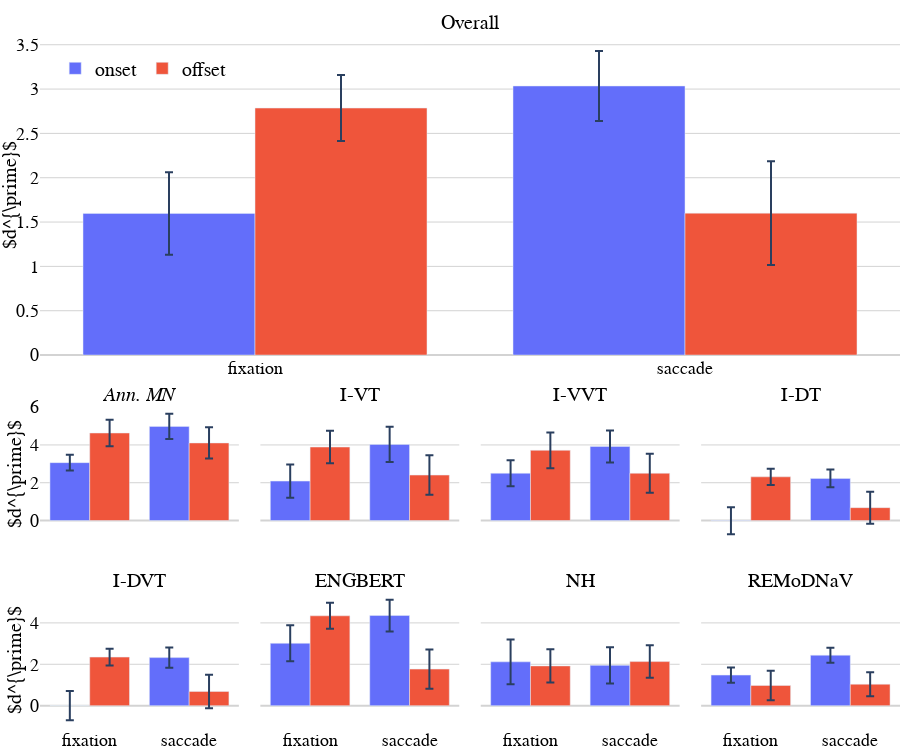

Notebook code for this chart:
### Code cell
fig_ra = multiple_bar_plots(metrics, METRIC, "RA", show_other_annotator=True)
fig_ra.update_layout(
    title=None,
    width=W, height=H,

    # update yaxis titles:
    yaxis_title=yaxis_title, yaxis2_title=yaxis_title, yaxis6_title=yaxis_title,
)

fig_ra.write_image(os.path.join(FIGURES_DIR, f"{FILE_NAME_FORMAT % (1, "RA")}.png"), scale=3)
# fig_ra.write_json(os.path.join(FIGURES_DIR, f"{NAME}.json"), indent=4)
fig_ra.show()

### Figure 1 — Plotly figure (JSON) as saved in the notebook; plotly's stock layout.template omitted (floating-point values rounded to 4 significant figures)
{"data": [{"alignmentgroup": "True", "error_y": {"array": [0.4166, 0.6732]}, "hovertemplate": "channel_type=onset<br>Event Type=%{x}<br>Mean=%{y}<extra></extra>", "legendgroup": "onset", "marker": {"color": "#636efa", "pattern": {"shape": ""}}, "name": "onset", "offsetgroup": "onset", "orientation": "v", "showlegend": false, "textposition": "auto", "x": ["fixation", "saccade"], "xaxis": "x2", "y": [3.064, 4.982], "yaxis": "y2", "type": "bar"}, {"alignmentgroup": "True", "error_y": {"array": [0.6981, 0.8292]}, "hovertemplate": "channel_type=offset<br>Event Type=%{x}<br>Mean=%{y}<extra></extra>", "legendgroup": "offset", "marker": {"color": "#EF553B", "pattern": {"shape": ""}}, "name": "offset", "offsetgroup": "offset", "orientation": "v", "showlegend": false, "textposition": "auto", "x": ["fixation", "saccade"], "xaxis": "x2", "y": [4.631, 4.105], "yaxis": "y2", "type": "bar"}, {"alignmentgroup": "True", "error_y": {"array": [0.8787, 0.9305]}, "hovertemplate": "channel_type=onset<br>Event Type=%{x}<br>Mean=%{y}<extra></extra>", "legendgroup": "onset", "marker": {"color": "#636efa", "pattern": {"shape": ""}}, "name": "onset", "offsetgroup": "onset", "orientation": "v", "showlegend": false, "textposition": "auto", "x": ["fixation", "saccade"], "xaxis": "x3", "y": [2.087, 4.028], "yaxis": "y3", "type": "bar"}, {"alignmentgroup": "True", "error_y": {"array": [0.8649, 1.043]}, "hovertemplate": "channel_type=offset<br>Event Type=%{x}<br>Mean=%{y}<extra></extra>", "legendgroup": "offset", "marker": {"color": "#EF553B", "pattern": {"shape": ""}}, "name": "offset", "offsetgroup": "offset", "orientation": "v", "showlegend": false, "textposition": "auto", "x": ["fixation", "saccade"], "xaxis": "x3", "y": [3.889, 2.405], "yaxis": "y3", "type": "bar"}, {"alignmentgroup": "True", "error_y": {"array": [0.6896, 0.8483]}, "hovertemplate": "channel_type=onset<br>Event Type=%{x}<br>Mean=%{y}<extra></extra>", "legendgroup": "onset", "marker": {"color": "#636efa", "pattern": {"shape": ""}}, "name": "onset", "offsetgroup": "onset", "orientation": "v", "showlegend": false, "textposition": "auto", "x": ["fixation", "saccade"], "xaxis": "x4", "y": [2.501, 3.921], "yaxis": "y4", "type": "bar"}, {"alignmentgroup": "True", "error_y": {"array": [0.9492, 1.03]}, "hovertemplate": "channel_type=offset<br>Event Type=%{x}<br>Mean=%{y}<extra></extra>", "legendgroup": "offset", "marker": {"color": "#EF553B", "pattern": {"shape": ""}}, "name": "offset", "offsetgroup": "offset", "orientation": "v", "showlegend": false, "textposition": "auto", "x": ["fixation", "saccade"], "xaxis": "x4", "y": [3.715, 2.501], "yaxis": "y4", "type": "bar"}, {"alignmentgroup": "True", "error_y": {"array": [0.7171, 0.4719]}, "hovertemplate": "channel_type=onset<br>Event Type=%{x}<br>Mean=%{y}<extra></extra>", "legendgroup": "onset", "marker": {"color": "#636efa", "pattern": {"shape": ""}}, "name": "onset", "offsetgroup": "onset", "orientation": "v", "showlegend": false, "textposition": "auto", "x": ["fixation", "saccade"], "xaxis": "x5", "y": [-0.01311, 2.228], "yaxis": "y5", "type": "bar"}, {"alignmentgroup": "True", "error_y": {"array": [0.429, 0.8471]}, "hovertemplate": "channel_type=offset<br>Event Type=%{x}<br>Mean=%{y}<extra></extra>", "legendgroup": "offset", "marker": {"color": "#EF553B", "pattern": {"shape": ""}}, "name": "offset", "offsetgroup": "offset", "orientation": "v", "showlegend": false, "textposition": "auto", "x": ["fixation", "saccade"], "xaxis": "x5", "y": [2.312, 0.6804], "yaxis": "y5", "type": "bar"}, {"alignmentgroup": "True", "error_y": {"array": [0.7086, 0.4927]}, "hovertemplate": "channel_type=onset<br>Event Type=%{x}<br>Mean=%{y}<extra></extra>", "legendgroup": "onset", "marker": {"color": "#636efa", "pattern": {"shape": ""}}, "name": "onset", "offsetgroup": "onset", "orientation": "v", "showlegend": false, "textposition": "auto", "x": ["fixation", "saccade"], "xaxis": "x6", "y": [0.0002573, 2.323], "yaxis": "y6", "type": "bar"}, {"alignmentgroup": "True", "error_y": {"array": [0.4014, 0.8128]}, "hovertemplate": "channel_type=offset<br>Event Type=%{x}<br>Mean=%{y}<extra></extra>", "legendgroup": "offset", "marker": {"color": "#EF553B", "pattern": {"shape": ""}}, "name": "offset", "offsetgroup": "offset", "orientation": "v", "showlegend": false, "textposition": "auto", "x": ["fixation", "saccade"], "xaxis": "x6", "y": [2.347, 0.6843], "yaxis": "y6", "type": "bar"}, {"alignmentgroup": "True", "error_y": {"array": [0.8703, 0.7685]}, "hovertemplate": "channel_type=onset<br>Event Type=%{x}<br>Mean=%{y}<extra></extra>", "legendgroup": "onset", "marker": {"color": "#636efa", "pattern": {"shape": ""}}, "name": "onset", "offsetgroup": "onset", "orientation": "v", "showlegend": false, "textposition": "auto", "x": ["fixation", "saccade"], "xaxis": "x7", "y": [3.014, 4.357], "yaxis": "y7", "type": "bar"}, {"alignmentgroup": "True", "error_y": {"array": [0.6283, 0.9495]}, "hovertemplate": "channel_type=offset<br>Event Type=%{x}<br>Mean=%{y}<extra></extra>", "legendgroup": "offset", "marker": {"color": "#EF553B", "pattern": {"shape": ""}}, "name": "offset", "offsetgroup": "offset", "orientation": "v", "showlegend": false, "textposition": "auto", "x": ["fixation", "saccade"], "xaxis": "x7", "y": [4.343, 1.766], "yaxis": "y7", "type": "bar"}, {"alignmentgroup": "True", "error_y": {"array": [1.078, 0.8762]}, "hovertemplate": "channel_type=onset<br>Event Type=%{x}<br>Mean=%{y}<extra></extra>", "legendgroup": "onset", "marker": {"color": "#636efa", "pattern": {"shape": ""}}, "name": "onset", "offsetgroup": "onset", "orientation": "v", "showlegend": false, "textposition": "auto", "x": ["fixation", "saccade"], "xaxis": "x8", "y": [2.118, 1.948], "yaxis": "y8", "type": "bar"}, {"alignmentgroup": "True", "error_y": {"array": [0.8008, 0.7855]}, "hovertemplate": "channel_type=offset<br>Event Type=%{x}<br>Mean=%{y}<extra></extra>", "legendgroup": "offset", "marker": {"color": "#EF553B", "pattern": {"shape": ""}}, "name": "offset", "offsetgroup": "offset", "orientation": "v", "showlegend": false, "textposition": "auto", "x": ["fixation", "saccade"], "xaxis": "x8", "y": [1.921, 2.13], "yaxis": "y8", "type": "bar"}, {"alignmentgroup": "True", "error_y": {"array": [0.3725, 0.3624]}, "hovertemplate": "channel_type=onset<br>Event Type=%{x}<br>Mean=%{y}<extra></extra>", "legendgroup": "onset", "marker": {"color": "#636efa", "pattern": {"shape": ""}}, "name": "onset", "offsetgroup": "onset", "orientation": "v", "showlegend": false, "textposition": "auto", "x": ["fixation", "saccade"], "xaxis": "x9", "y": [1.477, 2.439], "yaxis": "y9", "type": "bar"}, {"alignmentgroup": "True", "error_y": {"array": [0.7077, 0.5835]}, "hovertemplate": "channel_type=offset<br>Event Type=%{x}<br>Mean=%{y}<extra></extra>", "legendgroup": "offset", "marker": {"color": "#EF553B", "pattern": {"shape": ""}}, "name": "offset", "offsetgroup": "offset", "orientation": "v", "showlegend": false, "textposition": "auto", "x": ["fixation", "saccade"], "xaxis": "x9", "y": [0.9737, 1.036], "yaxis": "y9", "type": "bar"}, {"alignmentgroup": "True", "error_y": {"array": [0.4653, 0.3946]}, "hovertemplate": "channel_type=onset<br>Event Type=%{x}<br>Mean=%{y}<extra></extra>", "legendgroup": "onset", "marker": {"color": "#636efa", "pattern": {"shape": ""}}, "name": "onset", "offsetgroup": "onset", "orientation": "v", "showlegend": true, "textposition": "auto", "x": ["fixation", "saccade"], "xaxis": "x", "y": [1.598, 3.035], "yaxis": "y", "type": "bar"}, {"alignmentgroup": "True", "error_y": {"array": [0.3721, 0.5853]}, "hovertemplate": "channel_type=offset<br>Event Type=%{x}<br>Mean=%{y}<extra></extra>", "legendgroup": "offset", "marker": {"color": "#EF553B", "pattern": {"shape": ""}}, "name": "offset", "offsetgroup": "offset", "orientation": "v", "showlegend": true, "textposition": "auto", "x": ["fixation", "saccade"], "xaxis": "x", "y": [2.786, 1.6], "yaxis": "y", "type": "bar"}], "layout": {"xaxis": {"anchor": "y", "domain": [0.0, 1.0], "title": {"font": {"family": "Calibri", "size": 20, "color": "black"}, "standoff": 2}, "tickfont": {"family": "Calibri", "size": 18, "color": "black"}, "showline": false, "showgrid": false, "gridcolor": "lightgray", "gridwidth": 1, "zeroline": false, "zerolinecolor": "lightgray", "zerolinewidth": 2}, "yaxis": {"anchor": "x", "domain": [0.5375, 1.0], "title": {"font": {"family": "Calibri", "size": 20, "color": "black"}, "standoff": 2, "text": "$d^{\\prime}$"}, "tickfont": {"family": "Calibri", "size": 18, "color": "black"}, "showline": false, "showgrid": true, "gridcolor": "lightgray", "gridwidth": 1, "zeroline": true, "zerolinecolor": "lightgray", "zerolinewidth": 2}, "xaxis2": {"anchor": "y2", "domain": [0.0, 0.2313], "matches": "x6", "showticklabels": false, "title": {"font": {"family": "Calibri", "size": 20, "color": "black"}, "standoff": 2}, "tickfont": {"family": "Calibri", "size": 18, "color": "black"}, "showline": false, "showgrid": false, "gridcolor": "lightgray", "gridwidth": 1, "zeroline": false, "zerolinecolor": "lightgray", "zerolinewidth": 2}, "yaxis2": {"anchor": "x2", "domain": [0.2687, 0.4625], "title": {"font": {"family": "Calibri", "size": 20, "color": "black"}, "standoff": 2, "text": "$d^{\\prime}$"}, "tickfont": {"family": "Calibri", "size": 18, "color": "black"}, "showline": false, "showgrid": true, "gridcolor": "lightgray", "gridwidth": 1, "zeroline": true, "zerolinecolor": "lightgray", "zerolinewidth": 2}, "xaxis3": {"anchor": "y3", "domain": [0.2563, 0.4875], "matches": "x7", "showticklabels": false, "title": {"font": {"family": "Calibri", "size": 20, "color": "black"}, "standoff": 2}, "tickfont": {"family": "Calibri", "size": 18, "color": "black"}, "showline": false, "showgrid": false, "gridcolor": "lightgray", "gridwidth": 1, "zeroline": false, "zerolinecolor": "lightgray", "zerolinewidth": 2}, "yaxis3": {"anchor": "x3", "domain": [0.2687, 0.4625], "matches": "y2", "showticklabels": false, "title": {"font": {"family": "Calibri", "size": 20, "color": "black"}, "standoff": 2}, "tickfont": {"family": "Calibri", "size": 18, "color": "black"}, "showline": false, "showgrid": true, "gridcolor": "lightgray", "gridwidth": 1, "zeroline": true, "zerolinecolor": "lightgray", "zerolinewidth": 2}, "xaxis4": {"anchor": "y4", "domain": [0.5125, 0.7438], "matches": "x8", "showticklabels": false, "title": {"font": {"family": "Calibri", "size": 20, "color": "black"}, "standoff": 2}, "tickfont": {"family": "Calibri", "size": 18, "color": "black"}, "showline": false, "showgrid": false, "gridcolor": "lightgray", "gridwidth": 1, "zeroline": false, "zerolinecolor": "lightgray", "zerolinewidth": 2}, "yaxis4": {"anchor": "x4", "domain": [0.2687, 0.4625], "matches": "y2", "showticklabels": false, "title": {"font": {"family": "Calibri", "size": 20, "color": "black"}, "standoff": 2}, "tickfont": {"family": "Calibri", "size": 18, "color": "black"}, "showline": false, "showgrid": true, "gridcolor": "lightgray", "gridwidth": 1, "zeroline": true, "zerolinecolor": "lightgray", "zerolinewidth": 2}, "xaxis5": {"anchor": "y5", "domain": [0.7688, 1.0], "matches": "x9", "showticklabels": false, "title": {"font": {"family": "Calibri", "size": 20, "color": "black"}, "standoff": 2}, "tickfont": {"family": "Calibri", "size": 18, "color": "black"}, "showline": false, "showgrid": false, "gridcolor": "lightgray", "gridwidth": 1, "zeroline": false, "zerolinecolor": "lightgray", "zerolinewidth": 2}, "yaxis5": {"anchor": "x5", "domain": [0.2687, 0.4625], "matches": "y2", "showticklabels": false, "title": {"font": {"family": "Calibri", "size": 20, "color": "black"}, "standoff": 2}, "tickfont": {"family": "Calibri", "size": 18, "color": "black"}, "showline": false, "showgrid": true, "gridcolor": "lightgray", "gridwidth": 1, "zeroline": true, "zerolinecolor": "lightgray", "zerolinewidth": 2}, "xaxis6": {"anchor": "y6", "domain": [0.0, 0.2313], "title": {"font": {"family": "Calibri", "size": 20, "color": "black"}, "standoff": 2}, "tickfont": {"family": "Calibri", "size": 18, "color": "black"}, "showline": false, "showgrid": false, "gridcolor": "lightgray", "gridwidth": 1, "zeroline": false, "zerolinecolor": "lightgray", "zerolinewidth": 2}, "yaxis6": {"anchor": "x6", "domain": [0.0, 0.1938], "title": {"font": {"family": "Calibri", "size": 20, "color": "black"}, "standoff": 2, "text": "$d^{\\prime}$"}, "tickfont": {"family": "Calibri", "size": 18, "color": "black"}, "showline": false, "showgrid": true, "gridcolor": "lightgray", "gridwidth": 1, "zeroline": true, "zerolinecolor": "lightgray", "zerolinewidth": 2}, "xaxis7": {"anchor": "y7", "domain": [0.2563, 0.4875], "title": {"font": {"family": "Calibri", "size": 20, "color": "black"}, "standoff": 2}, "tickfont": {"family": "Calibri", "size": 18, "color": "black"}, "showline": false, "showgrid": false, "gridcolor": "lightgray", "gridwidth": 1, "zeroline": false, "zerolinecolor": "lightgray", "zerolinewidth": 2}, "yaxis7": {"anchor": "x7", "domain": [0.0, 0.1938], "matches": "y6", "showticklabels": false, "title": {"font": {"family": "Calibri", "size": 20, "color": "black"}, "standoff": 2}, "tickfont": {"family": "Calibri", "size": 18, "color": "black"}, "showline": false, "showgrid": true, "gridcolor": "lightgray", "gridwidth": 1, "zeroline": true, "zerolinecolor": "lightgray", "zerolinewidth": 2}, "xaxis8": {"anchor": "y8", "domain": [0.5125, 0.7438], "title": {"font": {"family": "Calibri", "size": 20, "color": "black"}, "standoff": 2}, "tickfont": {"family": "Calibri", "size": 18, "color": "black"}, "showline": false, "showgrid": false, "gridcolor": "lightgray", "gridwidth": 1, "zeroline": false, "zerolinecolor": "lightgray", "zerolinewidth": 2}, "yaxis8": {"anchor": "x8", "domain": [0.0, 0.1938], "matches": "y6", "showticklabels": false, "title": {"font": {"family": "Calibri", "size": 20, "color": "black"}, "standoff": 2}, "tickfont": {"family": "Calibri", "size": 18, "color": "black"}, "showline": false, "showgrid": true, "gridcolor": "lightgray", "gridwidth": 1, "zeroline": true, "zerolinecolor": "lightgray", "zerolinewidth": 2}, "xaxis9": {"anchor": "y9", "domain": [0.7688, 1.0], "title": {"font": {"family": "Calibri", "size": 20, "color": "black"}, "standoff": 2}, "tickfont": {"family": "Calibri", "size": 18, "color": "black"}, "showline": false, "showgrid": false, "gridcolor": "lightgray", "gridwidth": 1, "zeroline": false, "zerolinecolor": "lightgray", "zerolinewidth": 2}, "yaxis9": {"anchor": "x9", "domain": [0.0, 0.1938], "matches": "y6", "showticklabels": false, "title": {"font": {"family": "Calibri", "size": 20, "color": "black"}, "standoff": 2}, "tickfont": {"family": "Calibri", "size": 18, "color": "black"}, "showline": false, "showgrid": true, "gridcolor": "lightgray", "gridwidth": 1, "zeroline": true, "zerolinecolor": "lightgray", "zerolinewidth": 2}, "annotations": [{"font": {"size": 20, "family": "Calibri", "color": "black"}, "showarrow": false, "text": "Overall", "x": 0.5, "xanchor": "center", "xref": "paper", "y": 1.0, "yanchor": "bottom", "yref": "paper", "textangle": 0}, {"font": {"size": 20, "family": "Calibri", "color": "black"}, "showarrow": false, "text": "<i>Ann. MN</i>", "x": 0.1156, "xanchor": "center", "xref": "paper", "y": 0.4625, "yanchor": "bottom", "yref": "paper", "textangle": 0}, {"font": {"size": 20, "family": "Calibri", "color": "black"}, "showarrow": false, "text": "I-VT", "x": 0.3719, "xanchor": "center", "xref": "paper", "y": 0.4625, "yanchor": "bottom", "yref": "paper", "textangle": 0}, {"font": {"size": 20, "family": "Calibri", "color": "black"}, "showarrow": false, "text": "I-VVT", "x": 0.6281, "xanchor": "center", "xref": "paper", "y": 0.4625, "yanchor": "bottom", "yref": "paper", "textangle": 0}, {"font": {"size": 20, "family": "Calibri", "color": "black"}, "showarrow": false, "text": "I-DT", "x": 0.8844, "xanchor": "center", "xref": "paper", "y": 0.4625, "yanchor": "bottom", "yref": "paper", "textangle": 0}, {"font": {"size": 20, "family": "Calibri", "color": "black"}, "showarrow": false, "text": "I-DVT", "x": 0.1156, "xanchor": "center", "xref": "paper", "y": 0.1938, "yanchor": "bottom", "yref": "paper", "textangle": 0}, {"font": {"size": 20, "family": "Calibri", "color": "black"}, "showarrow": false, "text": "ENGBERT", "x": 0.3719, "xanchor": "center", "xref": "paper", "y": 0.1938, "yanchor": "bottom", "yref": "paper", "textangle": 0}, {"font": {"size": 20, "family": "Calibri", "color": "black"}, "showarrow": false, "text": "NH", "x": 0.6281, "xanchor": "center", "xref": "paper", "y": 0.1938, "yanchor": "bottom", "yref": "paper", "textangle": 0}, {"font": {"size": 20, "family": "Calibri", "color": "black"}, "showarrow": false, "text": "REMoDNaV", "x": 0.8844, "xanchor": "center", "xref": "paper", "y": 0.1938, "yanchor": "bottom", "yref": "paper", "textangle": 0}], "font": {"family": "Calibri"}, "margin": {"l": 0, "r": 0, "t": 35, "b": 0, "pad": 0}, "legend": {"font": {"family": "Calibri", "size": 20, "color": "black"}, "orientation": "h", "yanchor": "top", "xanchor": "center", "xref": "paper", "yref": "paper", "x": 0.12, "y": 0.98, "itemwidth": 30}, "title": {}, "width": 900, "height": 750, "paper_bgcolor": "rgba(0, 0, 0, 0)", "plot_bgcolor": "rgba(0, 0, 0, 0)"}}
